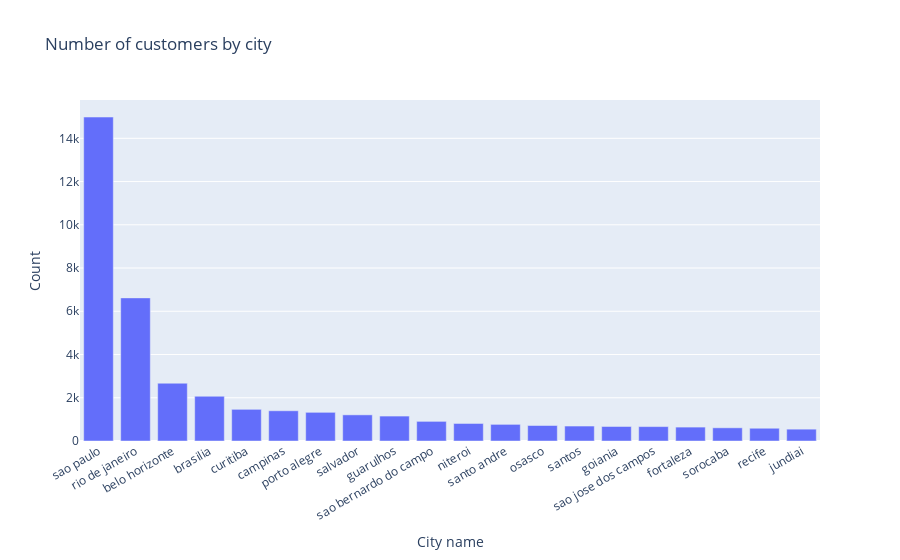

The notebook cell this image was saved under:
### Code cell
# Import the plotly express library for data visualization (데이터 시각화를 위한 plotly express 라이브러리 불러오기)
import plotly.express as px

# Create a bar chart using Plotly Express (Plotly Express 를 사용해 막대그래프 생성)
fig = px.bar(
    x = customer_locations_20.index,  # x-axis: top 20 cities where customers live (x축: 고객이 거주하는 상위 20개 도시)
    y = customer_locations_20.values,  # y-axis: number of unique customers per city (y축: 각 도시의 고유 고객 수)
    title = "Number of customers by city",  # Title of the chart (그래프 제목)
    labels={  # Axis labels (축 라벨)
        "x": "City name",       # x축 라벨: 도시 이름
        "y": "Count"            # y축 라벨: 고객 수
    }
)

# Rotate x-axis labels for better readability (x축 레이블 회전해서 가독성 향상)
fig.update_layout(xaxis_tickangle = -30)

# Show the plot (그래프 출력)
fig.show()

### Figure 1 — Plotly figure (JSON) as saved in the notebook; plotly's stock layout.template omitted (floating-point values rounded to 4 significant figures)
{"data": [{"hovertemplate": "City name=%{x}<br>Count=%{y}<extra></extra>", "legendgroup": "", "marker": {"color": "#636efa", "pattern": {"shape": ""}}, "name": "", "orientation": "v", "showlegend": false, "textposition": "auto", "type": "bar", "x": ["sao paulo", "rio de janeiro", "belo horizonte", "brasilia", "curitiba", "campinas", "porto alegre", "salvador", "guarulhos", "sao bernardo do campo", "niteroi", "santo andre", "osasco", "santos", "goiania", "sao jose dos campos", "fortaleza", "sorocaba", "recife", "jundiai"], "xaxis": "x", "y": [14984, 6620, 2672, 2069, 1465, 1398, 1326, 1209, 1153, 908, 811, 769, 717, 692, 671, 666, 643, 610, 590, 547], "yaxis": "y"}], "layout": {"barmode": "relative", "legend": {"tracegroupgap": 0}, "title": {"text": "Number of customers by city"}, "xaxis": {"anchor": "y", "domain": [0, 1], "tickangle": -30, "title": {"text": "City name"}}, "yaxis": {"anchor": "x", "domain": [0, 1], "title": {"text": "Count"}}}}
